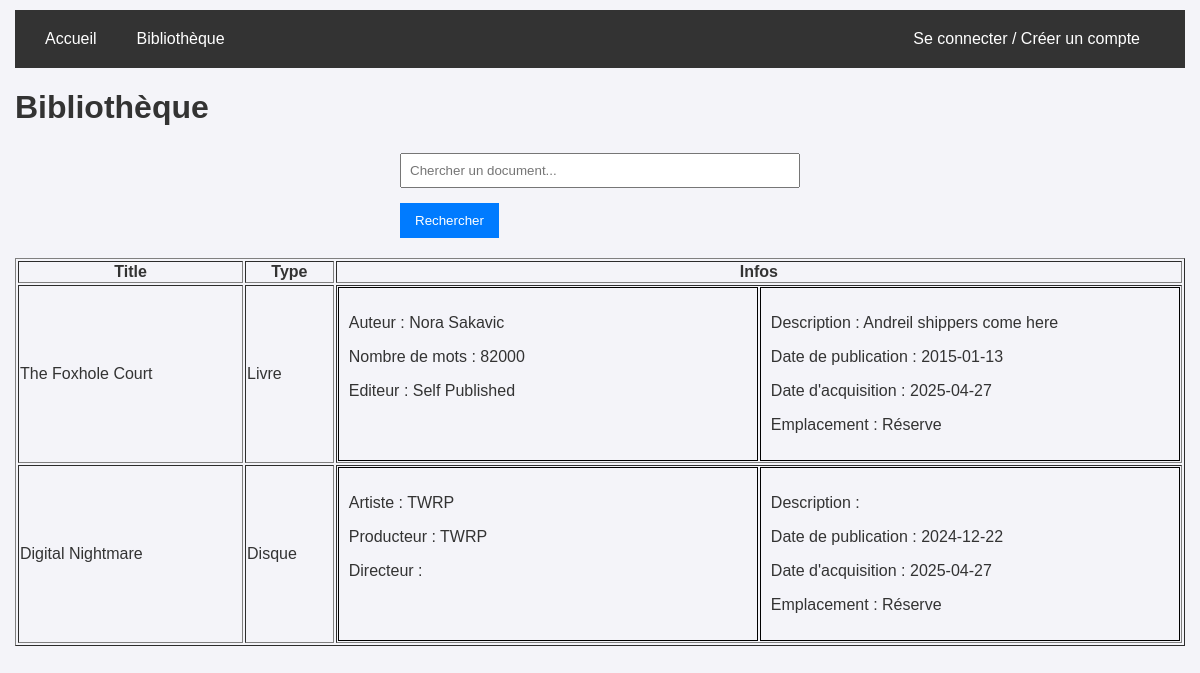
The page /library.php on the database its author committed.
### tables this page shows
CREATE TABLE Document(
   id_document INTEGER,
   title_document TEXT NOT NULL,
   publishing_date_document NUMERIC NOT NULL,
   description_document TEXT,
   acquisition_date_document NUMERIC NOT NULL,
   id_location INTEGER NOT NULL,
   PRIMARY KEY(id_document),
   FOREIGN KEY(id_location) REFERENCES Location(id_location)
);

CREATE TABLE Book(
   id_document INTEGER,
   author_book TEXT,
   nbr_words_book TEXT,
   publisher_book TEXT,
   PRIMARY KEY(id_document),
   FOREIGN KEY(id_document) REFERENCES Document(id_document)
);

CREATE TABLE Location(
   id_location INTEGER,
   name_location TEXT NOT NULL,
   description_location TEXT,
   PRIMARY KEY(id_location),
   UNIQUE(name_location)
);

CREATE TABLE Disk(
   id_document INTEGER,
   artist_disk TEXT,
   producer_disk TEXT,
   director_disk TEXT,
   PRIMARY KEY(id_document),
   FOREIGN KEY(id_document) REFERENCES Document(id_document)
);

### display_documents.php (the view, shortened to what this page needs)
<table border="1" class="document-table">
    <thead>
        <tr>
            <th>Title</th>
            <th>Type</th>
            <th>Infos</th>
        </tr>
    </thead>
    <tbody>
        <?php foreach ($documents as $document): ?>
            <?php $document['type_document'] = array_key_exists('author_book', $document) && $document['author_book'] != null
                    ? type_document::Book
                    : type_document::Disk ?>
            <tr>
                <td><?= htmlspecialchars($document['title_document']) ?></td>
                <td><?=
                    $document['type_document'] == type_document::Book ? 'Livre' : 'Disque'
                ?></td>
                <td>
                    <div style="display: flex; flex-direction: row; gap:2px; width: 100%;">
                        <div class="document-details-table-cell">
                        <?php if ($document['type_document'] == type_document::Book): ?>
                            <p>Auteur : <?= htmlspecialchars($document['author_book']) ?></p>
                            <p>Nombre de mots : <?= htmlspecialchars($document['nbr_words_book']) ?></p>
                            <p>Editeur : <?= htmlspecialchars($document['publisher_book']) ?></p>
                        <?php else : ?>
                            <p>Artiste : <?= htmlspecialchars($document['artist_disk']) ?></p>
                            <p>Producteur : <?= htmlspecialchars($document['producer_disk']) ?></p>
                            <p>Directeur : <?= htmlspecialchars($document['director_disk']) ?></p>
                        <?php endif; ?>
                        </div>
                        <div class="document-details-table-cell">
                            <p>Description : <?= htmlspecialchars($document['description_document']) ?></p>
                            <p>Date de publication : <?= htmlspecialchars($document['publishing_date_document']) ?></p>
                            <p>Date d'acquisition : <?= htmlspecialchars($document['acquisition_date_document']) ?></p>
                            <p>Emplacement : <?= htmlspecialchars($document['name_location']) ?></p>
                        </div>
                    </div>
                </td>
            </tr>
        <?php endforeach; ?>
    </tbody>
</table>

### styles/style.css (style rules this page uses)
body { font-family: Arial, sans-serif; margin: 0; padding: 10px 15px; background-color: #f4f4f9; color: #333; }
.document-details-table-cell { padding: 10px; border: 1px solid #000000; text-align: left; width: 50%; }
.document-table { width: 100%; }

### rows shown on the page
document: title_document "The Foxhole Court", shows "Livre", book.author_book "Nora Sakavic", book.nbr_words_book "82000", book.publisher_book "Self Published", description_document "Andreil shippers come here", publishing_date_document "2015-01-13", acquisition_date_document "2025-04-27", id_location.name_location "Réserve"
document: title_document "Digital Nightmare", shows "Disque", disk.artist_disk "TWRP", disk.producer_disk "TWRP", publishing_date_document "2024-12-22", acquisition_date_document "2025-04-27", id_location.name_location "Réserve"
